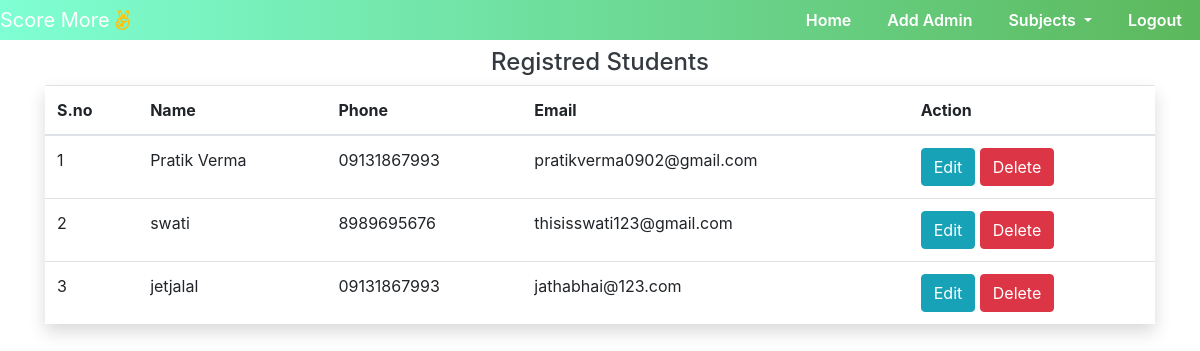
The page /onlineexam_portal/admin/dashboard.php on the database its author committed.
### tables this page shows
CREATE TABLE `user` (
  `id` int(11) NOT NULL,
  `name` varchar(255) NOT NULL,
  `email` varchar(255) NOT NULL,
  `password` varchar(255) NOT NULL,
  `phone` varchar(255) NOT NULL
);

### onlineexam_portal/admin/dashboard.php (the view, shortened to what this page needs)
<!DOCTYPE html>
<html>
<head>
  <link rel="stylesheet" href="https://cdn.jsdelivr.net/npm/bootstrap@4.5.3/dist/css/bootstrap.min.css">
    <link rel="stylesheet" type="text/css" href="navbar.css">
    <link rel="stylesheet" href="https://cdnjs.cloudflare.com/ajax/libs/font-awesome/4.7.0/css/font-awesome.min.css">
</head>
<body>
<section>
  <div class="Container-fluid">
   <nav class="navbar navbar-expand-md navbar-light fixed-top bg-danger">
      <a href="" class="navbar-brand">
         <div class="brandlogo text-white">Score More <i class="fa fa-angellist text-warning" aria-hidden="true"></i></div>
      </a>
      <div class="collapse navbar-collapse" id="a">
        <ul class="navbar-nav ml-auto">
      <li class="nav-item">
      <a href="index.html" class="nav-link text-white">Home</a></li>
       <li class="nav-item">
      <a href="index.html" class="nav-link text-white">Add Admin</a></li>
      <li class="nav-item dropdown">
        <a class="nav-link dropdown-toggle" href="#" id="navbarDropdown" role="button" data-toggle="dropdown" aria-haspopup="true" aria-expanded="false">
        Subjects
        </a>
      </li>
      <li class="nav-item">
      <a href="index.html" class="nav-link text-white">Logout</a></li>
      </ul>
        </div>
      </div>
</section>
  <br><br>
<section>
  <div class="Container-fluid">
    <h4 class="text-dark text-center">Registred Students</h4>
    <div class="container">
      <table class="table shadow">
        <thead>
          <tr>
            <th>S.no</th>
            <th>Name</th>
            <th>Phone</th>
            <th>Email</th>
            <th>Action</th>
          </tr>
        </thead>
        <tbody>
          <?php
           include("dbcon.php");
           $i=1;
           $data="SELECT * FROM user";
           $query=mysqli_query($con,$data);
          while ($result=mysqli_fetch_array($query))
          {
          ?>
          <tr>
            <td><?php echo $i++ ?></td>
            <td><?php echo $result['name']?></td>
            <td><?php echo $result['phone']?></td>
            <td><?php echo $result['email']?></td>
           <td>
             <a href="useredit.php?id= <?php echo($result['id']) ?>"><button class="btn btn-info">Edit</button></a>
             <a href="userdelete.php?id= <?php echo($result['id']) ?>"><button class="btn btn-danger">Delete</button></a>
           </td>
          </tr>
          <?php
           }
          ?>
        </tbody>
      </table>
    </div>
  </div>
</section>
</body>
</html>

### onlineexam_portal/admin/navbar.css (style rules this page uses)
.navbar { background-image: linear-gradient(to left,#5cb85c,#7fffd4); padding: 0; }
.navbar-nav li { padding: 0 10px; }
.navbar-nav li a { color: #fff!important; font-weight: 600; float: center; text-align:left; }

### rows shown on the page
user: name "Pratik Verma", phone "09131867993", email "pratikverma0902@gmail.com"
user: name "swati", phone "8989695676", email "thisisswati123@gmail.com"
user: name "jetjalal", phone "09131867993", email "jathabhai@123.com"
